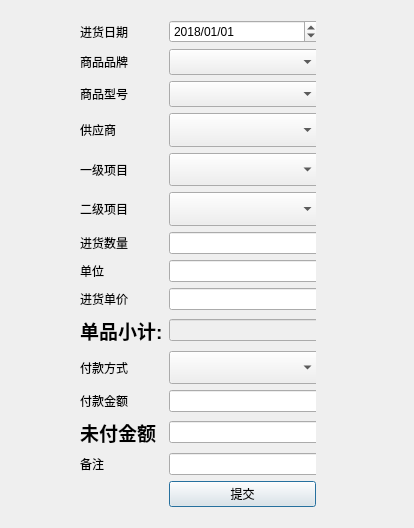
<?xml version="1.0" encoding="UTF-8"?>
<ui version="4.0">
 <class>Dialog</class>
 <widget class="QDialog" name="Dialog">
  <property name="geometry">
   <rect>
    <x>0</x>
    <y>0</y>
    <width>414</width>
    <height>528</height>
   </rect>
  </property>
  <property name="windowTitle">
   <string>Dialog</string>
  </property>
  <widget class="QWidget" name="formLayoutWidget">
   <property name="geometry">
    <rect>
     <x>80</x>
     <y>20</y>
     <width>236</width>
     <height>487</height>
    </rect>
   </property>
   <layout class="QGridLayout" name="gridLayout">
    <item row="7" column="0">
     <widget class="QLabel" name="label_5">
      <property name="text">
       <string>单位</string>
      </property>
     </widget>
    </item>
    <item row="4" column="1">
     <widget class="QComboBox" name="first_service_combo_box">
      <property name="minimumSize">
       <size>
        <width>150</width>
        <height>26</height>
       </size>
      </property>
      <property name="maximumSize">
       <size>
        <width>160</width>
        <height>45</height>
       </size>
      </property>
      <property name="sizeAdjustPolicy">
       <enum>QComboBox::AdjustToMinimumContentsLengthWithIcon</enum>
      </property>
      <property name="minimumContentsLength">
       <number>10</number>
      </property>
     </widget>
    </item>
    <item row="2" column="0">
     <widget class="QLabel" name="label_3">
      <property name="text">
       <string>商品型号</string>
      </property>
     </widget>
    </item>
    <item row="13" column="0">
     <widget class="QLabel" name="label_13">
      <property name="text">
       <string>备注</string>
      </property>
     </widget>
    </item>
    <item row="10" column="1">
     <widget class="QComboBox" name="pay_type">
      <property name="minimumSize">
       <size>
        <width>150</width>
        <height>26</height>
       </size>
      </property>
      <property name="maximumSize">
       <size>
        <width>160</width>
        <height>45</height>
       </size>
      </property>
      <property name="sizeAdjustPolicy">
       <enum>QComboBox::AdjustToMinimumContentsLengthWithIcon</enum>
      </property>
      <property name="minimumContentsLength">
       <number>10</number>
      </property>
     </widget>
    </item>
    <item row="8" column="0">
     <widget class="QLabel" name="label_6">
      <property name="text">
       <string>进货单价</string>
      </property>
     </widget>
    </item>
    <item row="4" column="0">
     <widget class="QLabel" name="label_10">
      <property name="text">
       <string>一级项目</string>
      </property>
     </widget>
    </item>
    <item row="6" column="1">
     <widget class="QLineEdit" name="number">
      <property name="minimumSize">
       <size>
        <width>150</width>
        <height>0</height>
       </size>
      </property>
      <property name="maximumSize">
       <size>
        <width>160</width>
        <height>16777215</height>
       </size>
      </property>
      <property name="sizeIncrement">
       <size>
        <width>0</width>
        <height>0</height>
       </size>
      </property>
      <property name="inputMethodHints">
       <set>Qt::ImhNone</set>
      </property>
     </widget>
    </item>
    <item row="3" column="0">
     <widget class="QLabel" name="label_7">
      <property name="text">
       <string>供应商</string>
      </property>
     </widget>
    </item>
    <item row="1" column="0">
     <widget class="QLabel" name="label_2">
      <property name="text">
       <string>商品品牌</string>
      </property>
     </widget>
    </item>
    <item row="7" column="1">
     <widget class="QLineEdit" name="unit">
      <property name="minimumSize">
       <size>
        <width>150</width>
        <height>0</height>
       </size>
      </property>
      <property name="maximumSize">
       <size>
        <width>160</width>
        <height>16777215</height>
       </size>
      </property>
      <property name="inputMethodHints">
       <set>Qt::ImhNone</set>
      </property>
     </widget>
    </item>
    <item row="6" column="0">
     <widget class="QLabel" name="label_4">
      <property name="text">
       <string>进货数量</string>
      </property>
     </widget>
    </item>
    <item row="14" column="1">
     <widget class="QPushButton" name="commitButton">
      <property name="text">
       <string>提交</string>
      </property>
     </widget>
    </item>
    <item row="13" column="1">
     <widget class="QLineEdit" name="notelineEdit">
      <property name="minimumSize">
       <size>
        <width>150</width>
        <height>0</height>
       </size>
      </property>
      <property name="maximumSize">
       <size>
        <width>160</width>
        <height>16777215</height>
       </size>
      </property>
     </widget>
    </item>
    <item row="0" column="1">
     <widget class="QDateEdit" name="buy_time">
      <property name="minimumSize">
       <size>
        <width>150</width>
        <height>0</height>
       </size>
      </property>
      <property name="maximumSize">
       <size>
        <width>160</width>
        <height>16777215</height>
       </size>
      </property>
      <property name="dateTime">
       <datetime>
        <hour>0</hour>
        <minute>0</minute>
        <second>0</second>
        <year>2018</year>
        <month>1</month>
        <day>1</day>
       </datetime>
      </property>
      <property name="displayFormat">
       <string>yyyy/MM/dd</string>
      </property>
     </widget>
    </item>
    <item row="12" column="1">
     <widget class="QLineEdit" name="unpaid">
      <property name="minimumSize">
       <size>
        <width>150</width>
        <height>0</height>
       </size>
      </property>
      <property name="maximumSize">
       <size>
        <width>160</width>
        <height>16777215</height>
       </size>
      </property>
      <property name="font">
       <font>
        <weight>75</weight>
        <bold>true</bold>
       </font>
      </property>
      <property name="inputMethodHints">
       <set>Qt::ImhNone</set>
      </property>
      <property name="readOnly">
       <bool>true</bool>
      </property>
     </widget>
    </item>
    <item row="12" column="0">
     <widget class="QLabel" name="label_11">
      <property name="font">
       <font>
        <pointsize>14</pointsize>
        <weight>75</weight>
        <bold>true</bold>
       </font>
      </property>
      <property name="text">
       <string>未付金额</string>
      </property>
     </widget>
    </item>
    <item row="9" column="1">
     <widget class="QLineEdit" name="total">
      <property name="enabled">
       <bool>false</bool>
      </property>
      <property name="minimumSize">
       <size>
        <width>150</width>
        <height>0</height>
       </size>
      </property>
      <property name="maximumSize">
       <size>
        <width>160</width>
        <height>16777215</height>
       </size>
      </property>
      <property name="font">
       <font>
        <weight>75</weight>
        <bold>true</bold>
       </font>
      </property>
      <property name="inputMethodHints">
       <set>Qt::ImhDigitsOnly</set>
      </property>
      <property name="readOnly">
       <bool>true</bool>
      </property>
     </widget>
    </item>
    <item row="11" column="0">
     <widget class="QLabel" name="label_9">
      <property name="text">
       <string>付款金额</string>
      </property>
     </widget>
    </item>
    <item row="9" column="0">
     <widget class="QLabel" name="label_8">
      <property name="font">
       <font>
        <pointsize>14</pointsize>
        <weight>75</weight>
        <bold>true</bold>
       </font>
      </property>
      <property name="text">
       <string>单品小计:</string>
      </property>
     </widget>
    </item>
    <item row="11" column="1">
     <widget class="QLineEdit" name="paid">
      <property name="minimumSize">
       <size>
        <width>150</width>
        <height>0</height>
       </size>
      </property>
      <property name="maximumSize">
       <size>
        <width>160</width>
        <height>16777215</height>
       </size>
      </property>
      <property name="inputMethodHints">
       <set>Qt::ImhDigitsOnly</set>
      </property>
      <property name="readOnly">
       <bool>false</bool>
      </property>
     </widget>
    </item>
    <item row="3" column="1">
     <widget class="QComboBox" name="supplier_combo_box">
      <property name="minimumSize">
       <size>
        <width>150</width>
        <height>26</height>
       </size>
      </property>
      <property name="maximumSize">
       <size>
        <width>160</width>
        <height>45</height>
       </size>
      </property>
      <property name="currentIndex">
       <number>-1</number>
      </property>
      <property name="sizeAdjustPolicy">
       <enum>QComboBox::AdjustToMinimumContentsLengthWithIcon</enum>
      </property>
      <property name="minimumContentsLength">
       <number>10</number>
      </property>
     </widget>
    </item>
    <item row="2" column="1">
     <widget class="QComboBox" name="model_combo_box">
      <property name="minimumSize">
       <size>
        <width>150</width>
        <height>26</height>
       </size>
      </property>
      <property name="maximumSize">
       <size>
        <width>160</width>
        <height>26</height>
       </size>
      </property>
      <property name="baseSize">
       <size>
        <width>150</width>
        <height>26</height>
       </size>
      </property>
      <property name="sizeAdjustPolicy">
       <enum>QComboBox::AdjustToMinimumContentsLengthWithIcon</enum>
      </property>
      <property name="minimumContentsLength">
       <number>10</number>
      </property>
     </widget>
    </item>
    <item row="10" column="0">
     <widget class="QLabel" name="label_12">
      <property name="text">
       <string>付款方式</string>
      </property>
     </widget>
    </item>
    <item row="8" column="1">
     <widget class="QLineEdit" name="buy_price">
      <property name="minimumSize">
       <size>
        <width>150</width>
        <height>0</height>
       </size>
      </property>
      <property name="maximumSize">
       <size>
        <width>160</width>
        <height>16777215</height>
       </size>
      </property>
      <property name="inputMethodHints">
       <set>Qt::ImhDigitsOnly</set>
      </property>
     </widget>
    </item>
    <item row="5" column="0">
     <widget class="QLabel" name="label_14">
      <property name="text">
       <string>二级项目</string>
      </property>
     </widget>
    </item>
    <item row="1" column="1">
     <widget class="QComboBox" name="brand_comboBox">
      <property name="minimumSize">
       <size>
        <width>150</width>
        <height>26</height>
       </size>
      </property>
      <property name="maximumSize">
       <size>
        <width>160</width>
        <height>26</height>
       </size>
      </property>
      <property name="baseSize">
       <size>
        <width>150</width>
        <height>26</height>
       </size>
      </property>
      <property name="sizeAdjustPolicy">
       <enum>QComboBox::AdjustToMinimumContentsLengthWithIcon</enum>
      </property>
      <property name="minimumContentsLength">
       <number>10</number>
      </property>
     </widget>
    </item>
    <item row="5" column="1">
     <widget class="QComboBox" name="second_service_combo_box">
      <property name="minimumSize">
       <size>
        <width>150</width>
        <height>26</height>
       </size>
      </property>
      <property name="maximumSize">
       <size>
        <width>160</width>
        <height>45</height>
       </size>
      </property>
      <property name="sizeAdjustPolicy">
       <enum>QComboBox::AdjustToMinimumContentsLengthWithIcon</enum>
      </property>
      <property name="minimumContentsLength">
       <number>10</number>
      </property>
     </widget>
    </item>
    <item row="0" column="0">
     <widget class="QLabel" name="label">
      <property name="text">
       <string>进货日期</string>
      </property>
     </widget>
    </item>
   </layout>
  </widget>
 </widget>
 <tabstops>
  <tabstop>buy_time</tabstop>
  <tabstop>brand_comboBox</tabstop>
  <tabstop>model_combo_box</tabstop>
  <tabstop>supplier_combo_box</tabstop>
  <tabstop>first_service_combo_box</tabstop>
  <tabstop>second_service_combo_box</tabstop>
  <tabstop>number</tabstop>
  <tabstop>unit</tabstop>
  <tabstop>buy_price</tabstop>
  <tabstop>total</tabstop>
  <tabstop>pay_type</tabstop>
  <tabstop>paid</tabstop>
  <tabstop>unpaid</tabstop>
  <tabstop>notelineEdit</tabstop>
  <tabstop>commitButton</tabstop>
 </tabstops>
 <resources/>
 <connections/>
</ui>
